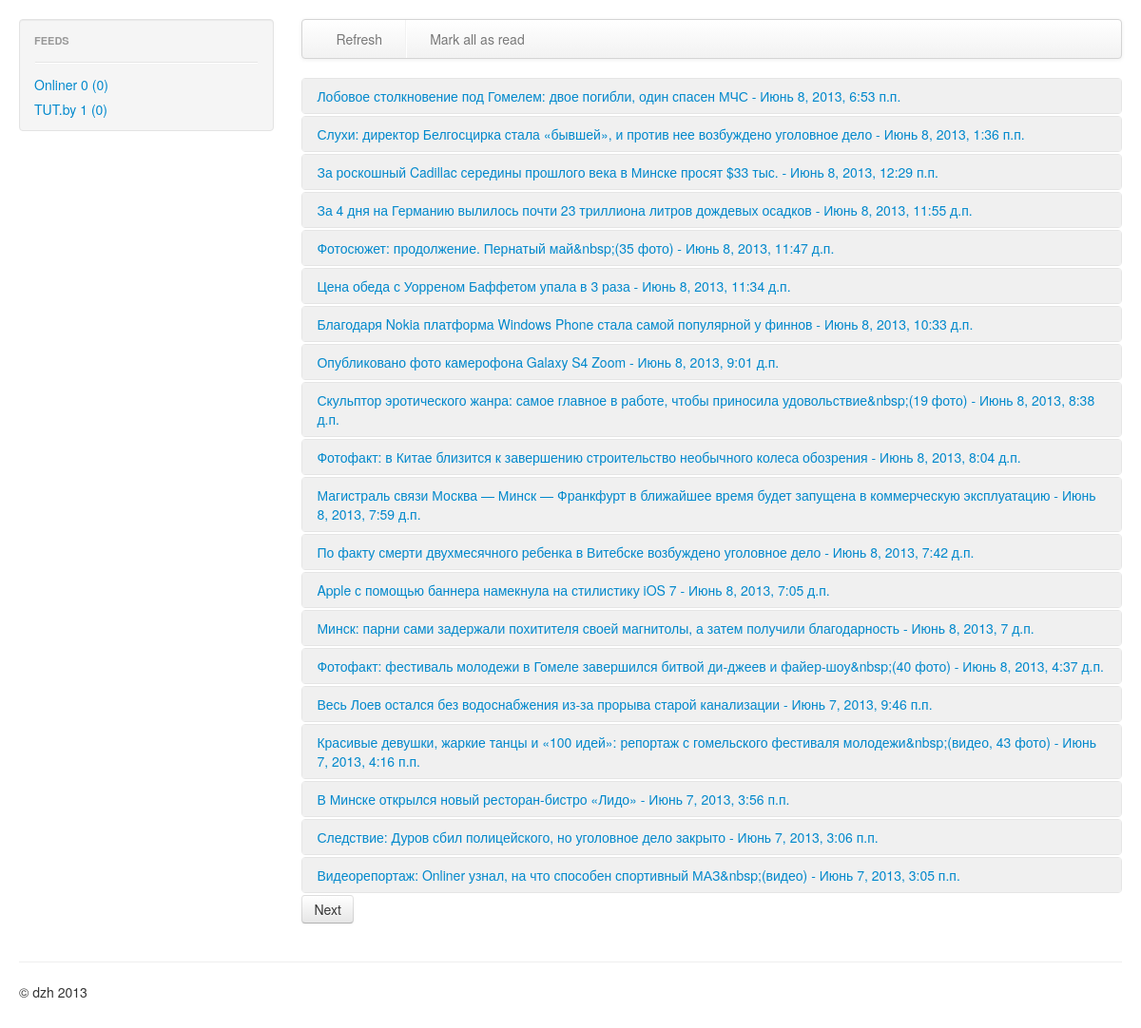
The page /reader/feeds/1/page on the database its author committed.
### reader/models.py (models this page shows, shortened)
class Feed(models.Model):
	name = models.CharField(max_length=255)
	link = models.URLField(max_length=255)

class NewsLine(models.Model):
	feed = models.ForeignKey(Feed)
	published = models.DateTimeField()
	title = models.CharField(max_length=255)
	summary = models.TextField()
	link_id = models.CharField(max_length=255)
	readed = models.BooleanField(default=False)
	class Meta:
		unique_together = ('feed', 'link_id')

### reader/views.py (the view)
# urls.py: url(r'^feeds/(?P<pk>\d+)/page(?P<page>\d+)?$', views.NewsLineView.as_view(), name='feed_news'),
class NewsLineView(ListView):
	model = NewsLine
	paginate_by = 20
	def get_queryset(self):
		cnt = 1000
		return NewsLine.objects.filter(feed__exact=self.kwargs['pk']).order_by('-published')[:cnt]

### reader/templatetags/showfeeds.py (called while the page is built)
@register.inclusion_tag('reader/reader_feeds.html')
def show_feeds():
	feeds = Feed.objects.all()
	news_cnt = {}
	for cnt, feed in enumerate(feeds):
		newslines = NewsLine.objects.filter(feed__exact=feed.id).exclude(readed__exact=True)
		news_cnt[cnt] = newslines.count()
	return { 'feeds': feeds, 'news_cnt': news_cnt}

### reader/templates/reader/newsline_list.html (shortened to what this page needs)
{% extends "base.html" %}
{% block content %}
{% for item in object_list %}
<div class="accordion-group">
	<div class="accordion-heading {% if item.readed %} readed {% endif %}">
		<a class="accordion-toggle" data-toggle="collapse" data-parent="#news" href="#item{{ item.id }}" value="{{ item.id }}">{{ item.title }} - {{ item.published }}</a>
	</div>
</div>
{% endfor %}
<div>
	{% if page_obj.has_next %}
	<a href="page{{ page_obj.next_page_number }}">
	<button id="btn_nextnews" type="button" class="btn">Next</button>
	</a>
	{% endif %}
</div>
{% endblock %}

### reader/templates/reader/reader_feeds.html
<ul class="nav nav-list">
	<li class="nav-header">Feeds</li>
	<li class="divider"></li>
	{% for item in feeds %}
	<li><a href="{% url 'feed_news' item.id %}">{{ item.name }} {{forloop.counter0}} ({{ news_cnt.0 }})</a></li>
	{% endfor %}
</ul>

### templates/base.html (style rules this page uses)
body { padding-top: 20px; padding-bottom: 40px; }
div.readed { background-color: #F0F0F0; }

### rows shown on the page
Feed: name "Onliner", news_cnt "0"
Feed: name "TUT.by", news_cnt "0"
NewsLine: {{ item.id }} 424 (drawn), title "Лобовое столкновение под Гомелем: двое погибли, один спасен МЧС", published "Июнь 8, 2013, 6:53 п.п."
NewsLine: {{ item.id }} 425 (drawn), title "Слухи: директор Белгосцирка стала «бывшей», и против нее возбуждено уголовное дело", published "Июнь 8, 2013, 1:36 п.п."
NewsLine: {{ item.id }} 426 (drawn), title "За роскошный Cadillac середины прошлого века в Минске просят $33 тыс.", published "Июнь 8, 2013, 12:29 п.п."
NewsLine: {{ item.id }} 427 (drawn), title "За 4 дня на Германию вылилось почти 23 триллиона литров дождевых осадков", published "Июнь 8, 2013, 11:55 д.п."
NewsLine: {{ item.id }} 428 (drawn), title "Фотосюжет: продолжение. Пернатый май&nbsp;(35 фото)", published "Июнь 8, 2013, 11:47 д.п."
NewsLine: {{ item.id }} 429 (drawn), title "Цена обеда с Уорреном Баффетом упала в 3 раза", published "Июнь 8, 2013, 11:34 д.п."
NewsLine: {{ item.id }} 430 (drawn), title "Благодаря Nokia платформа Windows Phone стала самой популярной у финнов", published "Июнь 8, 2013, 10:33 д.п."
NewsLine: {{ item.id }} 431 (drawn), title "Опубликовано фото камерофона Galaxy S4 Zoom", published "Июнь 8, 2013, 9:01 д.п."
NewsLine: {{ item.id }} 432 (drawn), title "Скульптор эротического жанра: самое главное в работе, чтобы приносила удовольствие&nbsp;(19 фото)", published "Июнь 8, 2013, 8:38 д.п."
NewsLine: {{ item.id }} 433 (drawn), title "Фотофакт: в Китае близится к завершению строительство необычного колеса обозрения", published "Июнь 8, 2013, 8:04 д.п."
NewsLine: {{ item.id }} 434 (drawn), title "Магистраль связи Москва — Минск — Франкфурт в ближайшее время будет запущена в коммерческую эксплуатацию", published "Июнь 8, 2013, 7:59 д.п."
NewsLine: {{ item.id }} 435 (drawn), title "По факту смерти двухмесячного ребенка в Витебске возбуждено уголовное дело", published "Июнь 8, 2013, 7:42 д.п."
NewsLine: {{ item.id }} 436 (drawn), title "Apple с помощью баннера намекнула на стилистику iOS 7", published "Июнь 8, 2013, 7:05 д.п."
NewsLine: {{ item.id }} 437 (drawn), title "Минск: парни сами задержали похитителя своей магнитолы, а затем получили благодарность", published "Июнь 8, 2013, 7 д.п."
NewsLine: {{ item.id }} 438 (drawn), title "Фотофакт: фестиваль молодежи в Гомеле завершился битвой ди-джеев и файер-шоу&nbsp;(40 фото)", published "Июнь 8, 2013, 4:37 д.п."
NewsLine: {{ item.id }} 439 (drawn), title "Весь Лоев остался без водоснабжения из-за прорыва старой канализации", published "Июнь 7, 2013, 9:46 п.п."
NewsLine: {{ item.id }} 440 (drawn), title "Красивые девушки, жаркие танцы и «100 идей»: репортаж с гомельского фестиваля молодежи&nbsp;(видео, 43 фото)", published "Июнь 7, 2013, 4:16 п.п."
NewsLine: {{ item.id }} 441 (drawn), title "В Минске открылся новый ресторан-бистро «Лидо»", published "Июнь 7, 2013, 3:56 п.п."
NewsLine: {{ item.id }} 442 (drawn), title "Следствие: Дуров сбил полицейского, но уголовное дело закрыто", published "Июнь 7, 2013, 3:06 п.п."
NewsLine: {{ item.id }} 443 (drawn), title "Видеорепортаж: Onliner узнал, на что способен спортивный МАЗ&nbsp;(видео)", published "Июнь 7, 2013, 3:05 п.п."
